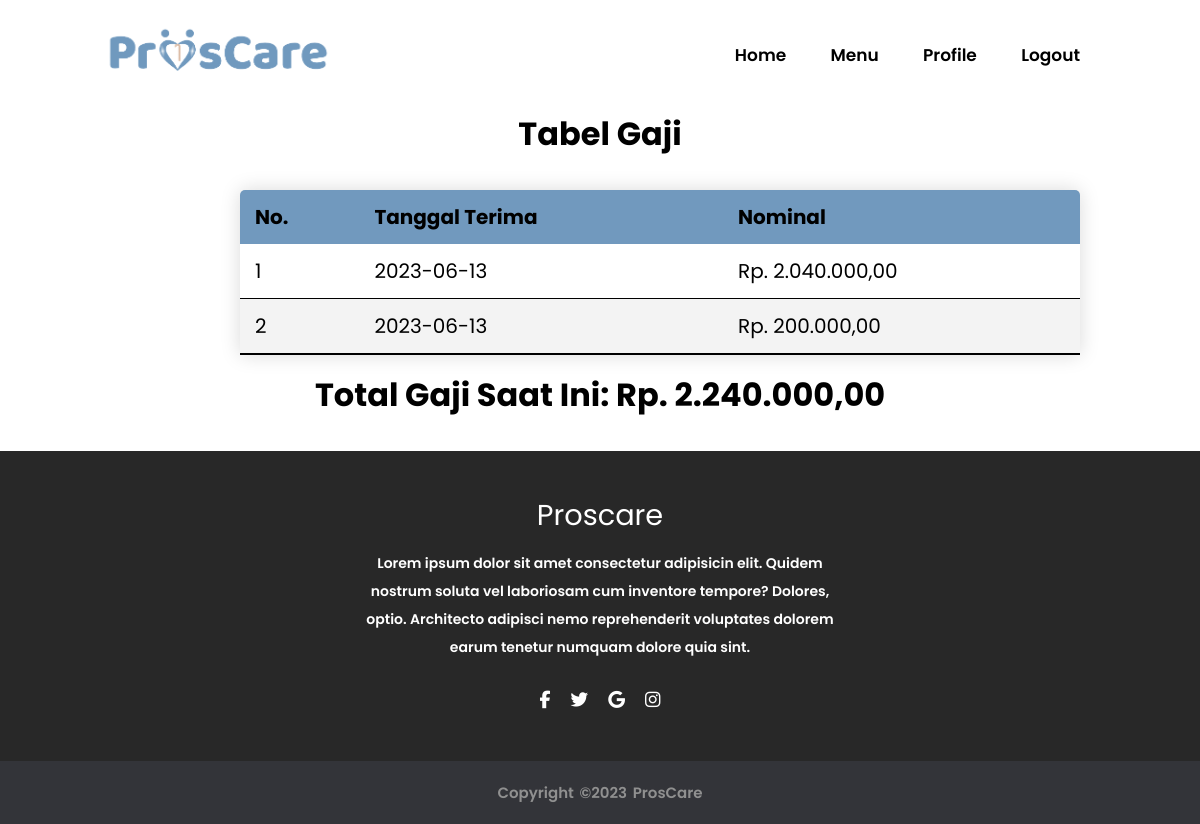
The app's page /perawat/gaji.php (signed in) with its own data.
### tables this page shows
CREATE TABLE `transaksi` (
  `no` int(255) NOT NULL,
  `tgl_bayar` date NOT NULL,
  `nominal` bigint(255) NOT NULL,
  `bukti_bayar` varchar(360) DEFAULT NULL,
  `status_pembayaran` varchar(360) DEFAULT NULL,
  `id_admin` int(255) NOT NULL,
  `id_customer` int(255) NOT NULL
);

### loginProscare/koneksi.php (called while the page is built, shortened)
<?php
$koneksi = mysqli_connect("localhost", "root", "", "proscare");
function query($query)
{
   global $koneksi;
   $result = mysqli_query($koneksi, $query);
   $rows = [];
   while ($row = mysqli_fetch_assoc($result)) {
      $rows[] = $row;
   }
   return $rows;
}
?>

### perawat/gaji.php (the view, shortened to what this page needs)
<?php
require "../loginProscare/koneksi.php";
$id = $_SESSION['idPerawat'];
$data = query("SELECT transaksi.tgl_bayar, transaksi.nominal, transaksi.status_pembayaran FROM transaksi WHERE transaksi.id_customer IN (SELECT pasien.id_customer FROM pasien WHERE pasien.id_perawat=$id)");
?>
<!DOCTYPE html>
<html lang="en">
<head>
   <link rel="stylesheet" href="style.css">
</head>
<body>
   <div class="header">
      <img src="img/logo.png" alt="logo">
      <ul class="nav">
            <li><a href="../customer/Homepage.php"> Home </a></li>
            <li><a href="../perawat/menu.php"> Menu </a></li>
            <li><a href="../Profile/profilePerawat.php"> Profile </a></li>
            <li><a href="../loginProscare/logout.php"> Logout </a></li>
        </ul>
   </div>
   <h1>Tabel Gaji</h1>
    <table class="content-table">
        <thead>
          <tr>
            <th>No.</th>
            <th>Tanggal Terima</th>
            <th>Nominal</th>
          </tr>
        </thead>
        <tbody>
          <?php $i = 1 ?>
          <?php $sum = 0 ?>
          <?php foreach($data as $row) : ?>
            <?php if($row['status_pembayaran'] === 'Valid') : ?>
            <?php
               $price = $row['nominal'];
               $price = $price * 0.8;
               $formattedHarga = 'Rp. ' . number_format($price, 2, ',', '.');
            ?>
          <tr>
            <td><?= $i ?></td>
            <td><?= $row['tgl_bayar'] ?></td>
            <td><?= $formattedHarga ?></td>
         </tr>
         <?php $sum += $price ?>
          <?php $i++ ?>
          <?php endif ?>
          <?php endforeach; ?>
        </tbody>
    </table>
    <?php $formattedHarga = 'Rp. ' . number_format($sum, 2, ',', '.'); ?>
    <h1>Total Gaji Saat Ini: <?= $formattedHarga ?></h1>
   <footer>
      <div class="footer">
         <h3>Proscare</h3>
         <p>Lorem ipsum dolor sit amet consectetur adipisicin elit. Quidem nostrum soluta vel laboriosam cum inventore tempore? Dolores, optio. Architecto adipisci nemo reprehenderit voluptates dolorem earum tenetur numquam dolore quia sint.</p>
         <ul class="social">
           <li><a href="#"><i class="fa fa-facebook"></i></a></li>
           <li><a href="#"><i class="fa fa-twitter"></i></a></li>
           <li><a href="#"><i class="fa fa-google"></i></a></li>
           <li><a href="#"><i class="fa fa-instagram"></i></a></li>
         </ul>
      </div>
      <div class="bottom">
         <p>copyright &copy;2023 ProsCare</p>
      </div>
   </footer>
</body>
</html>

### perawat/style.css (style rules this page uses)
* { box-sizing: border-box; margin: 0; padding: 0; }
body { font-family: "Poppins", serif; }
img { height: 60px; cursor: pointer; }
li, a { font-family: "Poppins"; font-weight: 520; font-size: 17px; color: black; text-decoration: none; }
.header { display: flex; justify-content: space-between; align-items: center; padding: 25px 100px; position: relative; background-color: #fff; }
.nav { list-style: none; }
.nav li { display:inline-block; padding: 0 20px; }
h1 { text-align: center; padding-bottom: 2rem; }
.content-table { border-collapse: collapse; margin-left: 15rem ; font-size: 20px; width: 70%; border-radius: 5px 5px 0 0; overflow: hidden; box-shadow: 0 0 20px rgba(0, 0, 0, 0.15); margin-bottom: 1rem; }
.content-table thead tr { background-color: #7199BE; color: black; text-align: left; font-weight: bold; }
.content-table th, .content-table td { padding: 12px 15px; }
.content-table tbody tr { border-bottom: 1px solid black; }
.content-table tbody tr:nth-of-type(even) { background-color: #f3f3f3; }
.content-table tbody tr:last-of-type { border-bottom: 2px solid black; }
footer { font-family: "Poppins"; font-size: 20px; font-weight: 520; background-color: #282828; height: auto; width: 100%; padding-top: 40px; color: #fff; }
.footer { display: flex; align-items: center; justify-content: center; flex-direction: column; text-align: center; }
.footer h3 { font-size: 1.8rem; font-weight: 400; text-transform: capitalize; line-height: 3rem; display: flex; align-items: center; justify-content: center; }
.footer p { max-width: 500px; margin: 10px auto; line-height: 28px; font-size: 14px; }
.social { list-style: none; display: flex; align-items: center; justify-content: center; margin: 1rem 0 3rem 0; }
.social li { margin: 0 10px; }
.social a i { font-size: 1.1rem; color: #fff; }
.bottom { background: #333439; width: 100%; padding: 20px 0; text-align: center; color: #909090; font-size: 15px; word-spacing: 2px; text-transform: capitalize; }

### records on screen
transaksi: tgl_bayar "2023-06-13", formattedHarga "Rp. 2.040.000,00"
transaksi: tgl_bayar "2023-06-13", formattedHarga "Rp. 200.000,00"

### other values on screen
$formattedHarga "Rp. 2.240.000,00"
